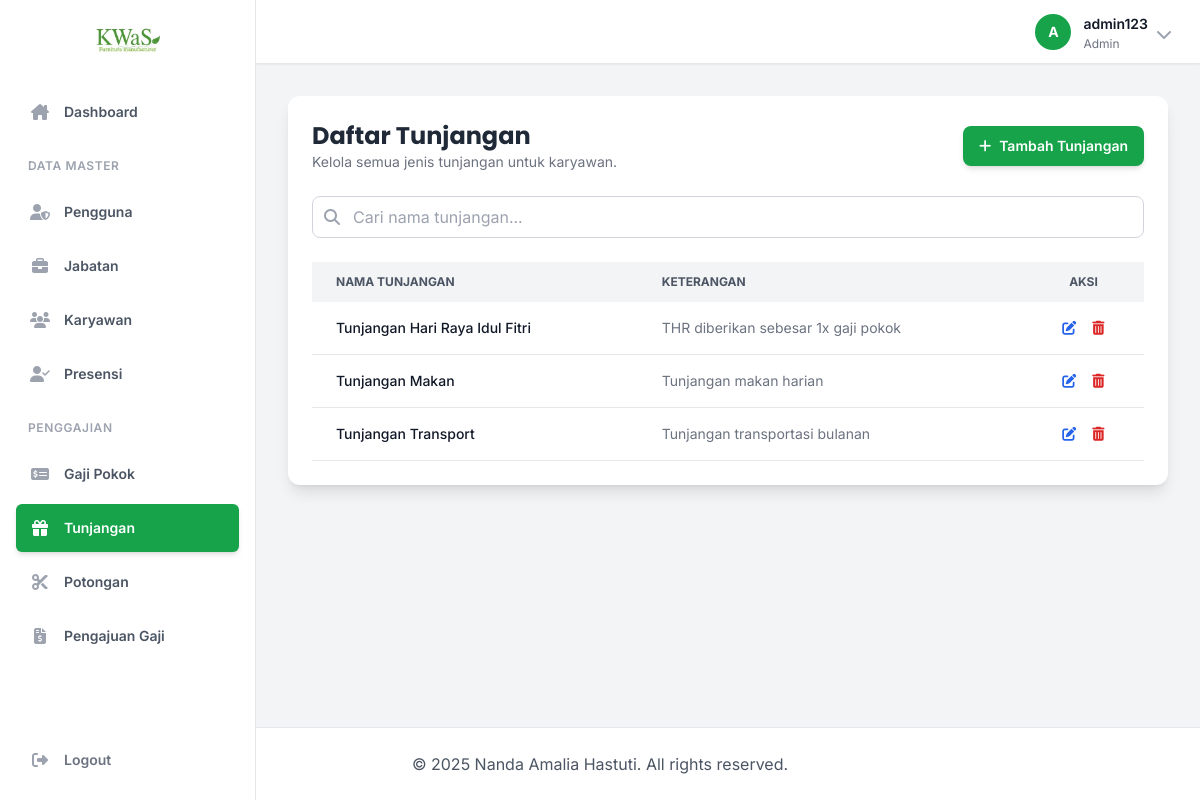
Screenshot of /pages/tunjangan.php (signed in) with the database file from the repository.
### tables this page shows
CREATE TABLE TUNJANGAN (
    Id_Tunjangan INT AUTO_INCREMENT PRIMARY KEY,
    Nama_Tunjangan VARCHAR(50) DEFAULT 'Tunjangan Hari Raya Idul Fitri',
    Keterangan TEXT
);

### includes/functions.php (called while the page is built, shortened)
<?php
function e($string) {
    return htmlspecialchars($string ?? '', ENT_QUOTES, 'UTF-8');
}
?>

### pages/tunjangan.php (the view, shortened to what this page needs)
<?php
require_once __DIR__ .
'/../includes/functions.php';
$action = $_GET['action'] ?? 'list';
$page = isset($_GET['page']) ? (int)$_GET['page'] : 1;
$search = $_GET['search'] ?? '';
$records_per_page = 10;
$offset = ($page - 1) * $records_per_page;
require_once __DIR__ .
'/../includes/header.php';
?>
<?php if ($action === 'list'): ?>
    <div class="bg-white p-6 rounded-xl shadow-lg">
        <div class="flex flex-col sm:flex-row justify-between items-start sm:items-center mb-6 gap-4">
            <div>
                <h2 class="text-2xl font-bold text-gray-800 font-poppins">Daftar Tunjangan</h2>
                <p class="text-gray-500 text-sm">Kelola semua jenis tunjangan untuk karyawan.</p>
            </div>
            <a href="tunjangan.php?action=Tambah" class="w-full sm:w-auto bg-green-600 text-white px-4 py-2.5 rounded-lg hover:bg-green-700 text-sm font-semibold shadow-md hover:shadow-lg transition-all flex items-center justify-center">
                <i class="fa-solid fa-plus mr-2"></i>Tambah Tunjangan
            </a>
        </div>
        <form method="get" action="tunjangan.php" class="mb-6">
            <div class="relative">
                <input type="text" name="search" value="<?= e($search) ?>" placeholder="Cari nama tunjangan..." class="w-full pl-10 pr-4 py-2 border border-gray-300 rounded-lg focus:outline-none focus:ring-2 focus:ring-green-500">
                <div class="absolute inset-y-0 left-0 pl-3 flex items-center pointer-events-none">
                </div>
            </div>
        </form>
        <div class="overflow-x-auto">
            <table class="w-full text-sm text-left text-gray-700">
                <thead class="text-xs uppercase bg-gray-100 text-gray-600">
                    <tr>
                        <th class="px-6 py-3">Nama Tunjangan</th>
                        <th class="px-6 py-3">Keterangan</th>
                        <th class="px-6 py-3 text-center">Aksi</th>
                    </tr>
                </thead>
                <tbody>
                    <?php
                    $search_param = "%" . $search . "%";
                    $sql = "SELECT * FROM TUNJANGAN WHERE Nama_Tunjangan LIKE ? ORDER BY Nama_Tunjangan ASC LIMIT ? OFFSET ?";
                    $stmt = $conn->prepare($sql);
                    $stmt->bind_param("sii", $search_param, $records_per_page, $offset);
                    $stmt->execute();
                    $result = $stmt->get_result();
                    if ($result->num_rows > 0) {
                        while ($row = $result->fetch_assoc()):
                        ?>
                        <tr class="bg-white border-b hover:bg-gray-50 transition-colors">
                            <td class="px-6 py-4 font-medium text-gray-900"><?= e($row['Nama_Tunjangan']) ?></td>
                            <td class="px-6 py-4 text-gray-500"><?= e($row['Keterangan']) ?: '-' ?></td>
                            <td class="px-6 py-4 text-center">
                                <div class="flex items-center justify-center gap-4">
                                    <a href="tunjangan.php?action=edit&id=<?= e($row['Id_Tunjangan']) ?>" class="text-blue-600 hover:text-blue-800" title="Edit"><i class="fa-solid fa-pen-to-square"></i></a>
                                    <a href="tunjangan.php?action=delete&id=<?= e($row['Id_Tunjangan']) ?>&token=<?= e($_SESSION['csrf_token']) ?>" class="text-red-600 hover:text-red-800" onclick="return confirm('Yakin ingin menghapus data ini?')" title="Hapus"><i class="fa-solid fa-trash-alt"></i></a>
                                </div>
                            </td>
                        </tr>
                        <?php endwhile;
                    } else {
                        echo '<tr><td colspan="3" class="text-center py-5 text-gray-500">Tidak ada data ditemukan.</td></tr>';
                    }
                    ?>
                </tbody>
            </table>
        </div>
    </div>
<?php endif; ?>
<?php require_once __DIR__ .
'/../includes/footer.php';
?>

### includes/header.php (style rules this page uses)
body { font-family: 'Inter', sans-serif; }
.font-poppins { font-family: 'Poppins', sans-serif; }
html, body { height: 100%; }
body { display: flex; flex-direction: column; }

### rows the page displays
tunjangan: Nama_Tunjangan "Tunjangan Hari Raya Idul Fitri", Keterangan "THR diberikan sebesar 1x gaji pokok"
tunjangan: Nama_Tunjangan "Tunjangan Makan", Keterangan "Tunjangan makan harian"
tunjangan: Nama_Tunjangan "Tunjangan Transport", Keterangan "Tunjangan transportasi bulanan"

### other values shown
$item['name'] "Dashboard"
$item['group'] "DATA MASTER"
$item['name'] "Pengguna"
$item['name'] "Jabatan"
$item['name'] "Karyawan"
$item['name'] "Presensi"
$item['group'] "PENGGAJIAN"
$item['name'] "Gaji Pokok"
$item['name'] "Tunjangan"
$item['name'] "Potongan"
$item['name'] "Pengajuan Gaji"
substr($current_user_name, 0, 1) "A"
$current_user_name "admin123"
$current_user_level "Admin"
